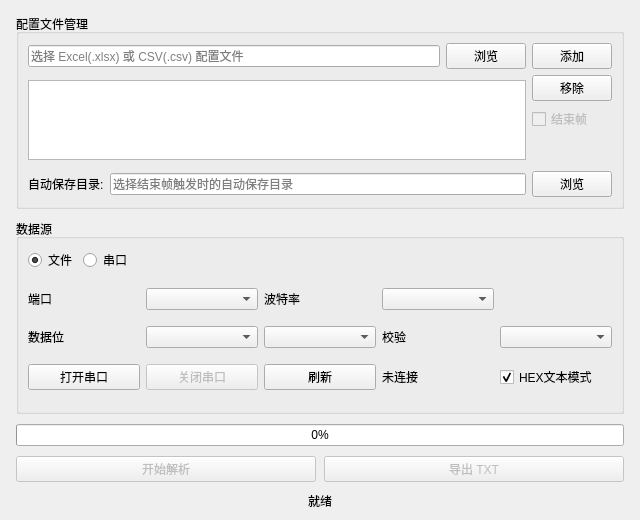
<?xml version="1.0" encoding="UTF-8"?>
<ui version="4.0">
 <class>Widget</class>
 <widget class="QWidget" name="Widget">
  <property name="geometry">
   <rect>
    <x>0</x>
    <y>0</y>
    <width>640</width>
    <height>520</height>
   </rect>
  </property>
  <property name="minimumSize">
   <size>
    <width>560</width>
    <height>520</height>
   </size>
  </property>
  <property name="windowTitle">
   <string>UART Stream Parsing</string>
  </property>
  <layout class="QVBoxLayout" name="mainLayout">
   <property name="spacing">
    <number>10</number>
   </property>
   <property name="leftMargin">
    <number>16</number>
   </property>
   <property name="topMargin">
    <number>14</number>
   </property>
   <property name="rightMargin">
    <number>16</number>
   </property>
   <property name="bottomMargin">
    <number>10</number>
   </property>
   <item>
    <widget class="QGroupBox" name="groupConfig">
     <property name="title">
      <string>配置文件管理</string>
     </property>
     <layout class="QVBoxLayout" name="configMainLayout">
      <property name="spacing">
       <number>6</number>
      </property>
      <item>
       <layout class="QHBoxLayout" name="configBrowseLayout">
        <item>
         <widget class="QLineEdit" name="editConfigPath">
          <property name="readOnly">
           <bool>true</bool>
          </property>
          <property name="placeholderText">
           <string>选择 Excel(.xlsx) 或 CSV(.csv) 配置文件</string>
          </property>
         </widget>
        </item>
        <item>
         <widget class="QPushButton" name="btnBrowseConfig">
          <property name="text">
           <string>浏览</string>
          </property>
          <property name="fixedWidth" stdset="0">
           <number>60</number>
          </property>
         </widget>
        </item>
        <item>
         <widget class="QPushButton" name="btnAddConfig">
          <property name="text">
           <string>添加</string>
          </property>
          <property name="fixedWidth" stdset="0">
           <number>60</number>
          </property>
         </widget>
        </item>
       </layout>
      </item>
      <item>
       <layout class="QHBoxLayout" name="configListLayout">
        <item>
         <widget class="QListWidget" name="listConfigs">
          <property name="maximumSize">
           <size>
            <width>16777215</width>
            <height>80</height>
           </size>
          </property>
         </widget>
        </item>
        <item>
         <layout class="QVBoxLayout" name="configBtnLayout">
          <item>
           <widget class="QPushButton" name="btnRemoveConfig">
            <property name="text">
             <string>移除</string>
            </property>
            <property name="fixedWidth" stdset="0">
             <number>60</number>
            </property>
           </widget>
          </item>
          <item>
           <widget class="QCheckBox" name="chkEndFrame">
            <property name="enabled">
             <bool>false</bool>
            </property>
            <property name="text">
             <string>结束帧</string>
            </property>
           </widget>
          </item>
          <item>
           <spacer name="configBtnSpacer">
            <property name="orientation">
             <enum>Qt::Vertical</enum>
            </property>
            <property name="sizeHint" stdset="0">
             <size>
              <width>0</width>
              <height>0</height>
             </size>
            </property>
           </spacer>
          </item>
         </layout>
        </item>
       </layout>
      </item>
      <item>
       <layout class="QHBoxLayout" name="autoSaveLayout">
        <item>
         <widget class="QLabel" name="labelAutoSaveDir">
          <property name="text">
           <string>自动保存目录:</string>
          </property>
         </widget>
        </item>
        <item>
         <widget class="QLineEdit" name="editAutoSaveDir">
          <property name="readOnly">
           <bool>true</bool>
          </property>
          <property name="placeholderText">
           <string>选择结束帧触发时的自动保存目录</string>
          </property>
         </widget>
        </item>
        <item>
         <widget class="QPushButton" name="btnBrowseAutoSaveDir">
          <property name="text">
           <string>浏览</string>
          </property>
          <property name="fixedWidth" stdset="0">
           <number>60</number>
          </property>
         </widget>
        </item>
       </layout>
      </item>
     </layout>
    </widget>
   </item>
   <item>
    <widget class="QGroupBox" name="groupSource">
     <property name="title">
      <string>数据源</string>
     </property>
     <layout class="QVBoxLayout" name="sourceMainLayout">
      <item>
       <layout class="QHBoxLayout" name="sourceSelectLayout">
        <item>
         <widget class="QRadioButton" name="radioFile">
          <property name="text">
           <string>文件</string>
          </property>
          <property name="checked">
           <bool>true</bool>
          </property>
         </widget>
        </item>
        <item>
         <widget class="QRadioButton" name="radioSerial">
          <property name="text">
           <string>串口</string>
          </property>
         </widget>
        </item>
        <item>
         <spacer name="sourceSpacer">
          <property name="orientation">
           <enum>Qt::Horizontal</enum>
          </property>
          <property name="sizeHint" stdset="0">
           <size>
            <width>0</width>
            <height>0</height>
           </size>
          </property>
         </spacer>
        </item>
       </layout>
      </item>
      <item>
       <widget class="QStackedWidget" name="stackedSource">
        <property name="sizePolicy">
         <sizepolicy hsizetype="Preferred" vsizetype="Preferred">
          <horstretch>0</horstretch>
          <verstretch>0</verstretch>
         </sizepolicy>
        </property>
        <property name="currentIndex">
         <number>1</number>
        </property>
        <widget class="QWidget" name="pageFile">
         <layout class="QHBoxLayout" name="fileLayout">
          <property name="leftMargin">
           <number>0</number>
          </property>
          <property name="topMargin">
           <number>0</number>
          </property>
          <property name="rightMargin">
           <number>0</number>
          </property>
          <property name="bottomMargin">
           <number>0</number>
          </property>
          <item>
           <widget class="QLineEdit" name="editDataFilePath">
            <property name="readOnly">
             <bool>true</bool>
            </property>
            <property name="placeholderText">
             <string>选择 TXT 十六进制数据文件</string>
            </property>
           </widget>
          </item>
          <item>
           <widget class="QPushButton" name="btnBrowseDataFile">
            <property name="text">
             <string>浏览</string>
            </property>
            <property name="fixedWidth" stdset="0">
             <number>60</number>
            </property>
           </widget>
          </item>
         </layout>
        </widget>
        <widget class="QWidget" name="pageSerial">
         <layout class="QGridLayout" name="serialGridLayout">
          <property name="leftMargin">
           <number>0</number>
          </property>
          <property name="topMargin">
           <number>0</number>
          </property>
          <property name="rightMargin">
           <number>0</number>
          </property>
          <property name="bottomMargin">
           <number>0</number>
          </property>
          <item row="0" column="0">
           <widget class="QLabel" name="labelPort">
            <property name="text">
             <string>端口</string>
            </property>
           </widget>
          </item>
          <item row="0" column="1">
           <widget class="QComboBox" name="comboPort"/>
          </item>
          <item row="0" column="2">
           <widget class="QLabel" name="labelBaud">
            <property name="text">
             <string>波特率</string>
            </property>
           </widget>
          </item>
          <item row="0" column="3">
           <widget class="QComboBox" name="comboBaud"/>
          </item>
          <item row="1" column="0">
           <widget class="QLabel" name="labelDataBits">
            <property name="text">
             <string>数据位</string>
            </property>
           </widget>
          </item>
          <item row="1" column="1">
           <widget class="QComboBox" name="comboDataBits"/>
          </item>
          <item row="1" column="2">
           <widget class="QComboBox" name="comboStopBits"/>
          </item>
          <item row="1" column="3">
           <widget class="QLabel" name="labelParity">
            <property name="text">
             <string>校验</string>
            </property>
           </widget>
          </item>
          <item row="1" column="4">
           <widget class="QComboBox" name="comboParity"/>
          </item>
          <item row="2" column="0">
           <widget class="QPushButton" name="btnOpenPort">
            <property name="text">
             <string>打开串口</string>
            </property>
           </widget>
          </item>
          <item row="2" column="1">
           <widget class="QPushButton" name="btnClosePort">
            <property name="enabled">
             <bool>false</bool>
            </property>
            <property name="text">
             <string>关闭串口</string>
            </property>
           </widget>
          </item>
          <item row="2" column="2">
           <widget class="QPushButton" name="btnRefreshPorts">
            <property name="text">
             <string>刷新</string>
            </property>
           </widget>
          </item>
          <item row="2" column="3">
           <widget class="QLabel" name="labelSerialStatus">
            <property name="text">
             <string>未连接</string>
            </property>
           </widget>
          </item>
          <item row="2" column="4">
           <widget class="QCheckBox" name="chkHexMode">
            <property name="toolTip">
             <string>串口接收的是HEX文本(如&quot;55 AA 1A&quot;)而非原始二进制</string>
            </property>
            <property name="text">
             <string>HEX文本模式</string>
            </property>
            <property name="checked">
             <bool>true</bool>
            </property>
           </widget>
          </item>
         </layout>
        </widget>
       </widget>
      </item>
     </layout>
    </widget>
   </item>
   <item>
    <widget class="QProgressBar" name="progressBar">
     <property name="visible">
      <bool>false</bool>
     </property>
     <property name="value">
      <number>0</number>
     </property>
     <property name="textVisible">
      <bool>true</bool>
     </property>
    </widget>
   </item>
   <item>
    <layout class="QHBoxLayout" name="actionLayout">
     <property name="spacing">
      <number>8</number>
     </property>
     <item>
      <widget class="QPushButton" name="btnParse">
       <property name="enabled">
        <bool>false</bool>
       </property>
       <property name="text">
        <string>开始解析</string>
       </property>
      </widget>
     </item>
     <item>
      <widget class="QPushButton" name="btnExport">
       <property name="enabled">
        <bool>false</bool>
       </property>
       <property name="text">
        <string>导出 TXT</string>
       </property>
      </widget>
     </item>
    </layout>
   </item>
   <item>
    <widget class="QLabel" name="labelStatus">
     <property name="text">
      <string>就绪</string>
     </property>
     <property name="alignment">
      <set>Qt::AlignCenter</set>
     </property>
    </widget>
   </item>
  </layout>
 </widget>
 <resources/>
 <connections/>
</ui>
